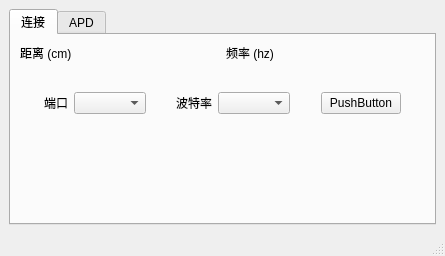
<?xml version="1.0" encoding="UTF-8"?>
<ui version="4.0">
 <class>MainWindow</class>
 <widget class="QMainWindow" name="MainWindow">
  <property name="geometry">
   <rect>
    <x>0</x>
    <y>0</y>
    <width>445</width>
    <height>256</height>
   </rect>
  </property>
  <property name="windowTitle">
   <string>TF03 Traffic</string>
  </property>
  <property name="windowIcon">
   <iconset resource="../tf03_setup/resource.qrc">
    <normaloff>:/image/logo.png</normaloff>:/image/logo.png</iconset>
  </property>
  <property name="windowOpacity">
   <double>1.000000000000000</double>
  </property>
  <widget class="QWidget" name="centralwidget">
   <layout class="QGridLayout" name="gridLayout">
    <item row="1" column="0">
     <widget class="QTabWidget" name="tabWidget">
      <property name="currentIndex">
       <number>0</number>
      </property>
      <widget class="QWidget" name="tab">
       <attribute name="title">
        <string>连接</string>
       </attribute>
       <layout class="QGridLayout" name="gridLayout_5">
        <item row="9" column="0">
         <layout class="QVBoxLayout" name="verticalLayout">
          <item>
           <layout class="QGridLayout" name="gridLayout_3">
            <item row="0" column="0">
             <widget class="QLabel" name="DistanceHintLabel">
              <property name="text">
               <string>距离 (cm)</string>
              </property>
              <property name="alignment">
               <set>Qt::AlignBottom|Qt::AlignLeading|Qt::AlignLeft</set>
              </property>
             </widget>
            </item>
            <item row="0" column="1">
             <widget class="QLabel" name="FrequencyHintLabel">
              <property name="text">
               <string>频率 (hz)</string>
              </property>
              <property name="alignment">
               <set>Qt::AlignBottom|Qt::AlignLeading|Qt::AlignLeft</set>
              </property>
             </widget>
            </item>
            <item row="1" column="0">
             <widget class="QLabel" name="DistanceDisplayLabel">
              <property name="font">
               <font>
                <pointsize>12</pointsize>
                <weight>75</weight>
                <bold>true</bold>
               </font>
              </property>
              <property name="text">
               <string/>
              </property>
              <property name="alignment">
               <set>Qt::AlignCenter</set>
              </property>
             </widget>
            </item>
            <item row="1" column="1">
             <widget class="QLabel" name="FrequencyDisplayLabel">
              <property name="font">
               <font>
                <pointsize>12</pointsize>
                <weight>75</weight>
                <bold>true</bold>
               </font>
              </property>
              <property name="text">
               <string/>
              </property>
              <property name="alignment">
               <set>Qt::AlignCenter</set>
              </property>
             </widget>
            </item>
           </layout>
          </item>
          <item>
           <layout class="QGridLayout" name="gridLayout_2">
            <item row="0" column="2">
             <widget class="QComboBox" name="SerialPortComboBox"/>
            </item>
            <item row="0" column="4">
             <widget class="QLabel" name="BaudRateLabel">
              <property name="text">
               <string>波特率</string>
              </property>
              <property name="alignment">
               <set>Qt::AlignRight|Qt::AlignTrailing|Qt::AlignVCenter</set>
              </property>
             </widget>
            </item>
            <item row="0" column="5">
             <widget class="QComboBox" name="BaudRateComboBox"/>
            </item>
            <item row="0" column="0">
             <spacer name="horizontalSpacer_2">
              <property name="orientation">
               <enum>Qt::Horizontal</enum>
              </property>
              <property name="sizeHint" stdset="0">
               <size>
                <width>40</width>
                <height>20</height>
               </size>
              </property>
             </spacer>
            </item>
            <item row="0" column="1">
             <widget class="QLabel" name="PortNameLabel">
              <property name="text">
               <string>端口</string>
              </property>
              <property name="alignment">
               <set>Qt::AlignRight|Qt::AlignTrailing|Qt::AlignVCenter</set>
              </property>
             </widget>
            </item>
            <item row="0" column="7">
             <widget class="QPushButton" name="ConnectPushButton">
              <property name="text">
               <string>PushButton</string>
              </property>
             </widget>
            </item>
            <item row="0" column="6">
             <spacer name="horizontalSpacer_3">
              <property name="orientation">
               <enum>Qt::Horizontal</enum>
              </property>
              <property name="sizeHint" stdset="0">
               <size>
                <width>40</width>
                <height>20</height>
               </size>
              </property>
             </spacer>
            </item>
            <item row="0" column="3">
             <spacer name="horizontalSpacer">
              <property name="orientation">
               <enum>Qt::Horizontal</enum>
              </property>
              <property name="sizeHint" stdset="0">
               <size>
                <width>40</width>
                <height>20</height>
               </size>
              </property>
             </spacer>
            </item>
            <item row="0" column="8">
             <spacer name="horizontalSpacer_4">
              <property name="orientation">
               <enum>Qt::Horizontal</enum>
              </property>
              <property name="sizeHint" stdset="0">
               <size>
                <width>40</width>
                <height>20</height>
               </size>
              </property>
             </spacer>
            </item>
           </layout>
          </item>
          <item>
           <spacer name="verticalSpacer_2">
            <property name="orientation">
             <enum>Qt::Vertical</enum>
            </property>
            <property name="sizeHint" stdset="0">
             <size>
              <width>20</width>
              <height>40</height>
             </size>
            </property>
           </spacer>
          </item>
         </layout>
        </item>
       </layout>
      </widget>
      <widget class="QWidget" name="tab_2">
       <attribute name="title">
        <string>APD</string>
       </attribute>
       <layout class="QGridLayout" name="gridLayout_6">
        <item row="1" column="0">
         <layout class="QGridLayout" name="gridLayout_7">
          <item row="0" column="0">
           <widget class="QLabel" name="APDPageAPDVoltageTipLabel">
            <property name="text">
             <string>APD电压（V）</string>
            </property>
           </widget>
          </item>
          <item row="0" column="1">
           <widget class="QLabel" name="APDPageTemperatureTipLabel">
            <property name="text">
             <string>温度（C）</string>
            </property>
           </widget>
          </item>
          <item row="1" column="0">
           <widget class="QLabel" name="APDPageAPDVoltageLabel">
            <property name="font">
             <font>
              <pointsize>12</pointsize>
              <weight>75</weight>
              <bold>true</bold>
             </font>
            </property>
            <property name="text">
             <string>---</string>
            </property>
            <property name="alignment">
             <set>Qt::AlignCenter</set>
            </property>
           </widget>
          </item>
          <item row="1" column="1">
           <widget class="QLabel" name="APDPageTemperatureLabel">
            <property name="font">
             <font>
              <pointsize>12</pointsize>
              <weight>75</weight>
              <bold>true</bold>
             </font>
            </property>
            <property name="text">
             <string>---</string>
            </property>
            <property name="alignment">
             <set>Qt::AlignCenter</set>
            </property>
           </widget>
          </item>
         </layout>
        </item>
        <item row="3" column="0">
         <layout class="QGridLayout" name="gridLayout_8">
          <item row="0" column="0">
           <widget class="QPushButton" name="APDPageStartPushButton">
            <property name="text">
             <string>Start</string>
            </property>
           </widget>
          </item>
          <item row="0" column="2">
           <widget class="QProgressBar" name="APDPageProgressBar">
            <property name="value">
             <number>24</number>
            </property>
           </widget>
          </item>
          <item row="0" column="1">
           <widget class="QLabel" name="APDPageStatusLabel">
            <property name="text">
             <string>---</string>
            </property>
           </widget>
          </item>
         </layout>
        </item>
        <item row="0" column="0">
         <layout class="QVBoxLayout" name="APDPagePlotVerticalLayout"/>
        </item>
        <item row="2" column="0">
         <layout class="QGridLayout" name="gridLayout_9">
          <item row="0" column="3">
           <widget class="QLabel" name="APDPageAPDToTipLabel">
            <property name="text">
             <string>APD终止值</string>
            </property>
           </widget>
          </item>
          <item row="0" column="6">
           <widget class="QLineEdit" name="APDPageThresholdLineEdit"/>
          </item>
          <item row="0" column="2">
           <widget class="QLineEdit" name="APDPageAPDFromLineEdit"/>
          </item>
          <item row="0" column="1">
           <widget class="QLabel" name="APDPageAPDFromTipLabel">
            <property name="text">
             <string>APD起始值</string>
            </property>
           </widget>
          </item>
          <item row="0" column="4">
           <widget class="QLineEdit" name="APDPageAPDToLineEdit"/>
          </item>
          <item row="0" column="5">
           <widget class="QLabel" name="APDPageThresholdTipLabel">
            <property name="text">
             <string>阈值</string>
            </property>
           </widget>
          </item>
         </layout>
        </item>
       </layout>
      </widget>
     </widget>
    </item>
   </layout>
  </widget>
  <widget class="QMenuBar" name="menubar">
   <property name="geometry">
    <rect>
     <x>0</x>
     <y>0</y>
     <width>445</width>
     <height>17</height>
    </rect>
   </property>
  </widget>
  <widget class="QStatusBar" name="statusbar"/>
 </widget>
 <resources>
  <include location="../tf03_setup/resource.qrc"/>
 </resources>
 <connections/>
</ui>
